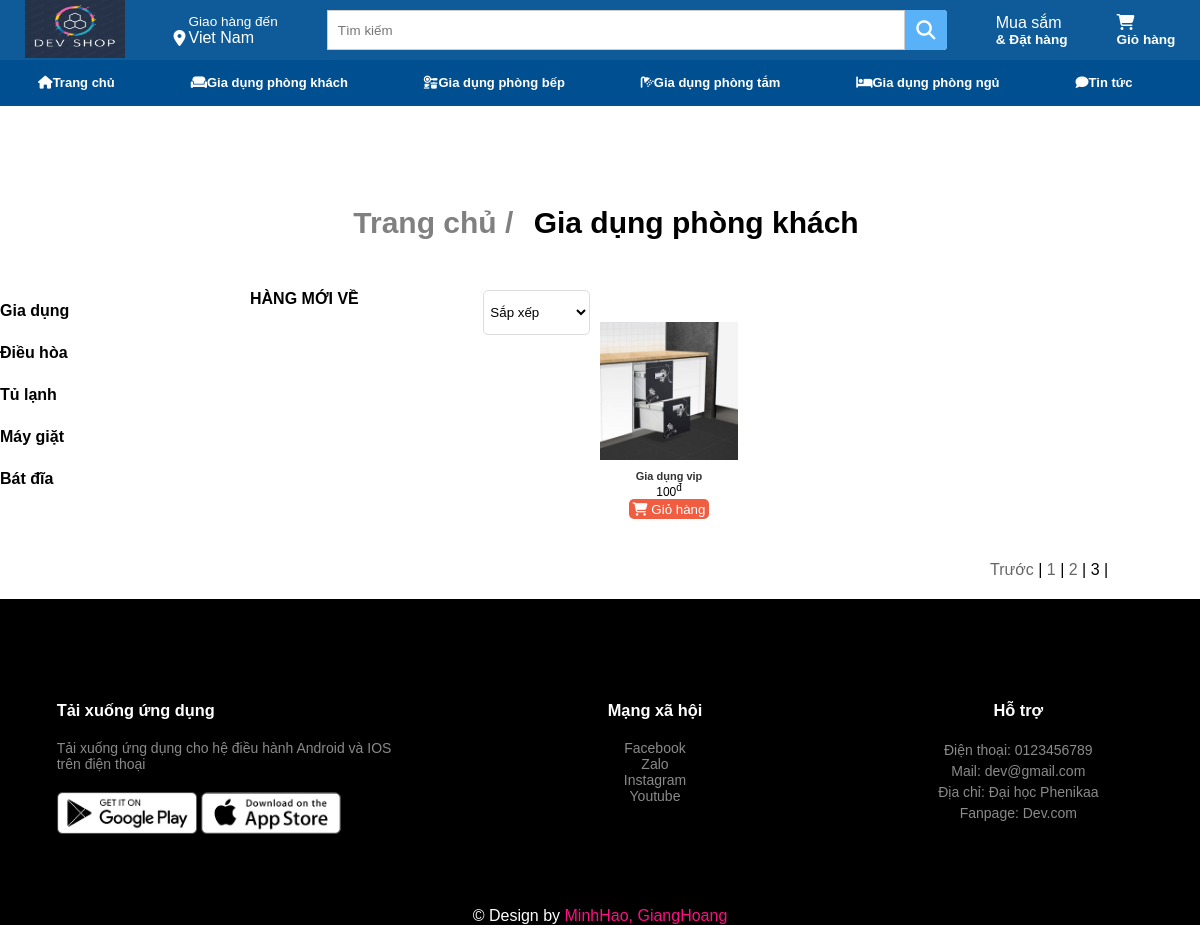
The page /category.php?page=3 on the database its author committed.
### tables this page shows
CREATE TABLE `hinhhanghoa` (
  `MaHinh` int(20) NOT NULL COMMENT 'Mã hình ',
  `TenHinh` varchar(255) NOT NULL COMMENT 'Tên Hình',
  `MSHH` int(20) NOT NULL COMMENT 'Mã số hàng hóa'
);

CREATE TABLE `hanghoa` (
  `MSHH` int(20) NOT NULL COMMENT 'Mã số hàng hóa',
  `TenHH` varchar(255) NOT NULL COMMENT 'Tên hàng hóa',
  `QuyCach` varchar(500) NOT NULL COMMENT 'Quy cách ',
  `Gia` int(11) NOT NULL COMMENT 'Giá',
  `SoLuongHang` int(50) NOT NULL COMMENT 'Số Lượng hàng hóa',
  `MaLoaiHang` int(20) NOT NULL COMMENT 'Mã loại hàng'
);

### category.php (the view, shortened to what this page needs)
<!DOCTYPE html>
<html lang="en">
<head>
    <link rel="stylesheet" href="./style.css">
    <link rel="stylesheet" href="./style1.css">
</head>
<body>
<?php
    require_once("admin/db_connect.php");
    if (isset($_GET['search']) && !empty($_GET['search'])) {
        $key = $_GET['search'];
        $result = mysqli_query($conn, 'select count(mshh) as total from hanghoa');
        $row = mysqli_fetch_assoc($result);
        $total_records = $row['total'];
        $current_page = isset($_GET['page']) ? $_GET['page'] : 1;
        $limit = 999;
        $total_page = ceil($total_records / $limit);
        if ($current_page > $total_page){
            $current_page = $total_page;
        }
        else if ($current_page < 1){
            $current_page = 1;
        }
        $start = ($current_page - 1) * $limit;
        $sql = "SELECT h.mshh, h.tenhh, img.tenhinh, h.soluonghang, h.gia FROM hanghoa h join hinhhanghoa img on h.mshh = img.mshh join loaihanghoa l on h.maloaihang = l.maloaihang WHERE h.tenhh LIKE '%$key%' OR l.tenloaihang LIKE '%$key%' LIMIT $start, $limit ";
    }
    else{
        $result = mysqli_query($conn, 'select count(mshh) as total from hanghoa');
        $row = mysqli_fetch_assoc($result);
        $total_records = $row['total'];
        $current_page = isset($_GET['page']) ? $_GET['page'] : 1;
        $limit = 8;
        $total_page = ceil($total_records / $limit);
        $start = ($current_page - 1) * $limit;
        $sql = "SELECT h.mshh, h.tenhh, img.tenhinh, h.soluonghang, h.gia FROM hanghoa h join hinhhanghoa img on h.mshh = img.mshh LIMIT $start, $limit";
    }
    $result = mysqli_query($conn,$sql);
?>
<?php require_once("php/header.php"); ?>
    <section class="cartegory">
        <div class="container">
            <div class="cartegory-top row">
            <h3><span>Trang chủ / </span>Gia dụng phòng khách</h3>
            </div>
        </div>
        <div class="container">
            <div class="row">
                <div class="cartegory-left">
                    <ul>
                        <li class="cartegory-left-li "><a href="#">Gia dụng</a>
                        </li>
                        <li class="cartegory-left-li"><a href="#">Điều hòa</a>
                        </li>
                        <li class="cartegory-left-li"><a href="">Tủ lạnh</a></li>
                        <li class="cartegory-left-li"><a href="">Máy giặt</a></li>
                        <li class="cartegory-left-li"><a href="">Bát đĩa</a></li>
                    </ul>
                </div>
                <div class="cartegory-right row">
                    <div class="cartegory-right-top-item">
                        <p>HÀNG MỚI VỀ</p>
                    </div>
                    <div class="cartegory-right-top-item">
                        <select name="filter" >
                            <option value="">Sắp xếp</option>
                        </select>
                    </div>
                    <div class="cartegory-right-content row">
                        <?php
                            if ($result) {
                                while ($row = mysqli_fetch_assoc($result)) {
                                    $ms = $row['mshh'];
                                    $hh = $row['tenhh'];
                                    $hinh = $row['tenhinh'];
                                    $price = $row['gia'];
                        ?>
                                    <div class="cartegory-right-content-item">
                                        <form action="category.php" method="post">
                                            <a href="product.php?ms_hh=<?php echo $ms; ?>"><img src="./admin/image/<?php echo $hinh; ?>" alt="Image" name="hinh"></a>
                                            <h1><?php echo $hh; ?></h1>
                                            <p><?php echo number_format($price, 0, ".", ",");?><sup>đ</sup></p>
                                            <button style="background-color: #F05D40; color: white; border: none;
    border-radius: 5px; height: 20px; width: 80px; cursor: pointer;" type="submit" name="add"><i class="fas fa-shopping-cart"></i> Giỏ hàng </button>
                                        </form>
                                    </div>
                          <?php } ?>
                      <?php } ?>
                    </div>
                   <div class="cartegory-right-bottom row">
                       <div class="cartegory-right-bottom-items">
                        <?php
                            if ($current_page > 1 && $total_page > 1){
                                echo '<a href="category.php?page='.($current_page-1).'">Trước</a> | ';
                            }
                            for ($i = 1; $i <= $total_page; $i++){
                                if ($i == $current_page){
                                    echo '<span>'.$i.'</span> | ';
                                }
                                else{
                                    echo '<a href="category.php?page='.$i.'">'.$i.'</a> | ';
                                }
                            }
                        ?>
                        </div>
                   </div>
                </div>
            </div>
        </div>
    </section>
<?php require_once('php/footer.php') ?>
</body>
</html>

### style.css (style rules this page uses)
:root { --main-text-font: Arial, Helvetica, sans-serif; }
* { margin: 0; padding: 0; box-sizing: border-box; outline: none; }
li { list-style: none; }
a { text-decoration: none; }
.container { max-width: 1200px; margin: auto; }
.row { display: flex; flex-wrap: wrap; }
.cartegory { padding: 100px 0 0; }
.cartegory-top { margin-bottom: 50px; }
.cartegory-top span { font-family: var(--main-text-font); margin: 0 12px; font-size: 20px; }
.cartegory-left { width: 20%; }
.cartegory-right { width: 80%; }
.cartegory-right-top-item:first-child { flex: 2; font-size: 16px; font-family: var(--main-text-font); font-weight: bold; }
.cartegory-right-top-item { flex: 1; padding: 0 10px; }
.cartegory-right-top-item select { width: 100%; padding: 5px 2px; display: flex; justify-content: space-between; background-color: #ffff; border: 1px solid #dddddd; cursor: pointer; }
.cartegory-right-content { margin-top: 20px; justify-content: space-between; }
.cartegory-right-content-item { width: calc(25% - 12px); text-align: center; padding: 12px 0; }
.cartegory-right-content-item h1 { font-size: 11px; font-family: var(--main-text-font); margin-top: 6px; color: #333333; }
.cartegory-right-content-item img { width: 100%; }
.cartegory-right-content-item p { font-size: 12px; }
.cartegory-right-bottom { justify-content: space-between; margin: 30px 50px 20px 750px; width: 100%; }
.cartegory-left ul li { padding: 12px 0; }
.cartegory-left ul li>a { color: black; font-size: 16px; font-weight: bold; font-family: var(--main-text-font); }

### style1.css (style rules this page uses)
* { margin : 0; padding: 0; font-family: Arial; box-sizing: border-box; }
ul { list-style: none; }
li { list-style: none; }
a { text-decoration: none; }
.row { display: flex; flex-wrap: wrap; justify-content: space-around; }
ul { list-style-type: none; }
.container { max-width: 1080px; margin: auto; }
select { border: 1px solid #ff523b; padding: 5px; }
form a { font-size: 12px; }
.row a { color: #666666; }
.adress_form_content > form input,select { height: 45px; display: block; width: 100%; border: 1px solid #ddd; padding: 6px; border-radius: 5px; }
.cartegory-top.row span { font-size: 30px; color: gray; }
.cartegory-top.row h3 { font-size: 30px; }
.cartegory-right-bottom-items span { font-size: 1rem; }

### rows shown on the page
hinhhanghoa: TenHinh (picture), MSHH.TenHH "Gia dụng vip", MSHH.Gia "100"
